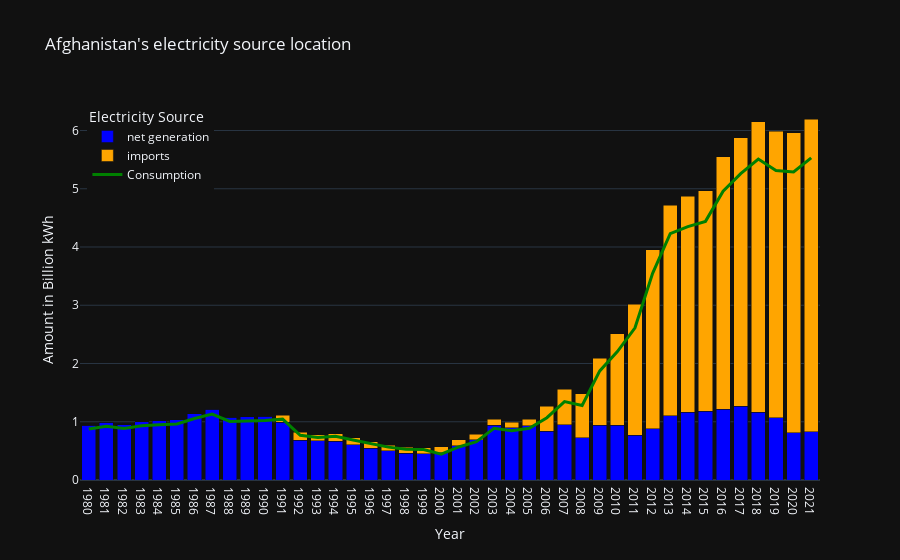

Here is the notebook cell this chart was saved with:
### Code cell
def get_import_vs_generated_plot(country: str):
    # Filter data for the given country
    country_data = new_df[new_df["Country"] == country].copy()

    # Create a stacked bar plot for imported vs generated electricity
    fig = px.bar(country_data, x="Year", y=['net generation', 'imports'],
                 color_discrete_sequence=["blue", "orange"],
                 title=f"{country}'s Imported vs Generated Electricity",
                 barmode='stack', hover_data={'Year': False},
                 labels={'variable': 'Electricity Source'})

    # Add line plot for electricity consumption
    fig.add_scatter(x=country_data["Year"], y=country_data["net consumption"],
                    mode='lines', name='Consumption',
                    line=dict(color='green', width=3))

    fig.update_layout(title=f"{country}'s electricity source location",
                      xaxis_title='Year',
                      yaxis_title='Amount in Billion kWh',
                      legend=dict(yanchor="top", y=0.99,
                                  xanchor="left", x=0.01),
                      xaxis=dict(tickmode='linear', tick0=1980, dtick=1),
                      hovermode='x unified')

    return fig

# Example usage:
get_import_vs_generated_plot("Afghanistan")

### Figure 1 — Plotly figure (JSON) as saved in the notebook; plotly's stock layout.template omitted (floating-point values rounded to 4 significant figures)
{"data": [{"alignmentgroup": "True", "hovertemplate": "Electricity Source=net generation<br>value=%{y}<extra></extra>", "legendgroup": "net generation", "marker": {"color": "blue", "pattern": {"shape": ""}}, "name": "net generation", "offsetgroup": "net generation", "orientation": "v", "showlegend": true, "textposition": "auto", "type": "bar", "x": ["1980", "1981", "1982", "1983", "1984", "1985", "1986", "1987", "1988", "1989", "1990", "1991", "1992", "1993", "1994", "1995", "1996", "1997", "1998", "1999", "2000", "2001", "2002", "2003", "2004", "2005", "2006", "2007", "2008", "2009", "2010", "2011", "2012", "2013", "2014", "2015", "2016", "2017", "2018", "2019", "2020", "2021"], "xaxis": "x", "y": [0.942, 0.992, 0.952, 1, 1.019, 1.034, 1.135, 1.218, 1.08, 1.089, 1.098, 0.989, 0.685, 0.677, 0.669, 0.608, 0.549, 0.499, 0.46, 0.455, 0.467, 0.592, 0.687, 0.939, 0.894, 0.934, 0.837, 0.946, 0.728, 0.9381, 0.9363, 0.7713, 0.882, 1.103, 1.159, 1.183, 1.215, 1.264, 1.165, 1.073, 0.8073, 0.8291], "yaxis": "y"}, {"alignmentgroup": "True", "hovertemplate": "Electricity Source=imports<br>value=%{y}<extra></extra>", "legendgroup": "imports", "marker": {"color": "orange", "pattern": {"shape": ""}}, "name": "imports", "offsetgroup": "imports", "orientation": "v", "showlegend": true, "textposition": "auto", "type": "bar", "x": ["1980", "1981", "1982", "1983", "1984", "1985", "1986", "1987", "1988", "1989", "1990", "1991", "1992", "1993", "1994", "1995", "1996", "1997", "1998", "1999", "2000", "2001", "2002", "2003", "2004", "2005", "2006", "2007", "2008", "2009", "2010", "2011", "2012", "2013", "2014", "2015", "2016", "2017", "2018", "2019", "2020", "2021"], "xaxis": "x", "y": [0, 0, 0, 0, 0, 0, 0, 0, 0, 0, 0, 0.125, 0.131, 0.1, 0.128, 0.12, 0.11, 0.1, 0.1, 0.1, 0.1, 0.1, 0.1, 0.1, 0.1, 0.105, 0.432, 0.609, 0.752, 1.155, 1.572, 2.246, 3.071, 3.615, 3.71, 3.779, 4.333, 4.611, 4.986, 4.912, 5.152, 5.368], "yaxis": "y"}, {"line": {"color": "green", "width": 3}, "mode": "lines", "name": "Consumption", "type": "scatter", "x": ["1980", "1981", "1982", "1983", "1984", "1985", "1986", "1987", "1988", "1989", "1990", "1991", "1992", "1993", "1994", "1995", "1996", "1997", "1998", "1999", "2000", "2001", "2002", "2003", "2004", "2005", "2006", "2007", "2008", "2009", "2010", "2011", "2012", "2013", "2014", "2015", "2016", "2017", "2018", "2019", "2020", "2021"], "y": [0.8761, 0.9226, 0.8854, 0.93, 0.9477, 0.9616, 1.056, 1.133, 1.004, 1.013, 1.021, 1.045, 0.7681, 0.7296, 0.7502, 0.6854, 0.6206, 0.5641, 0.5278, 0.5232, 0.442, 0.567, 0.657, 0.889, 0.844, 0.889, 1.069, 1.345, 1.28, 1.873, 2.204, 2.613, 3.549, 4.228, 4.349, 4.44, 4.958, 5.261, 5.511, 5.315, 5.289, 5.531]}], "layout": {"barmode": "stack", "hovermode": "x unified", "legend": {"title": {"text": "Electricity Source"}, "tracegroupgap": 0, "x": 0.01, "xanchor": "left", "y": 0.99, "yanchor": "top"}, "title": {"text": "Afghanistan's electricity source location"}, "xaxis": {"anchor": "y", "domain": [0, 1], "dtick": 1, "tick0": 1980, "tickmode": "linear", "title": {"text": "Year"}}, "yaxis": {"anchor": "x", "domain": [0, 1], "title": {"text": "Amount in Billion kWh"}}}}
